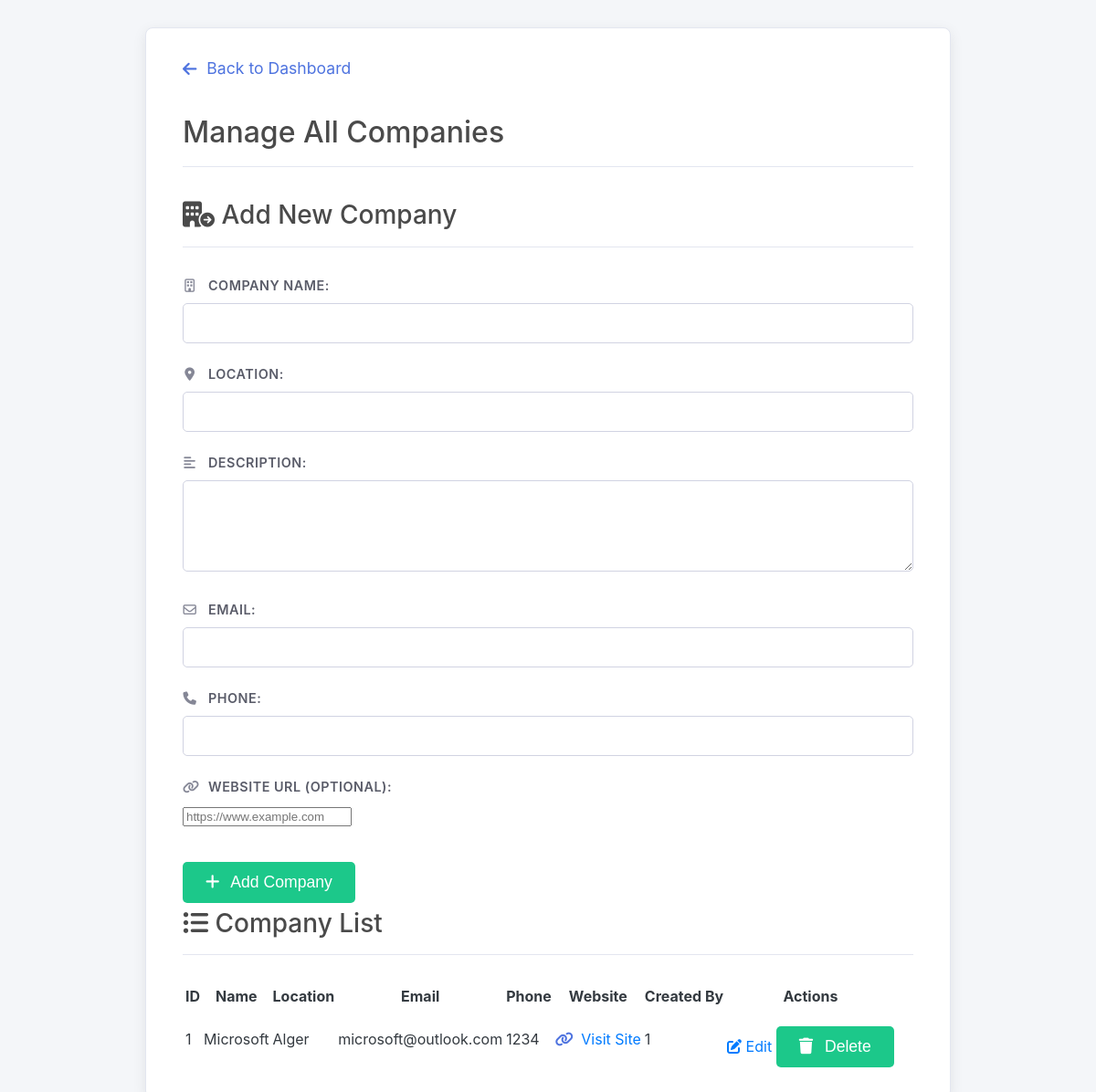
The app's page /src/Controller/companyController.php (signed in) with its own data.
### tables this page shows
CREATE TABLE `company` (
  `id_company` bigint(20) NOT NULL AUTO_INCREMENT,
  `name_company` varchar(255) NOT NULL,
  `location` text NOT NULL,
  `description` text DEFAULT NULL,
  `email` varchar(255) NOT NULL,
  `phone_number` varchar(20) NOT NULL,
  `company_url` varchar(2048) DEFAULT NULL COMMENT 'Website URL of the company',
  `company_picture` longblob DEFAULT NULL COMMENT 'Binary data of the company logo/picture',
  `company_picture_mime` varchar(50) DEFAULT NULL COMMENT 'MIME type of the company picture (e.g., image/png)',
  `number_of_students` int(11) DEFAULT 0,
  `created_at` timestamp NULL DEFAULT current_timestamp(),
  `updated_at` timestamp NULL DEFAULT current_timestamp() ON UPDATE current_timestamp(),
  `created_by_pilote_id` bigint(20) DEFAULT NULL,
  PRIMARY KEY (`id_company`),
  UNIQUE KEY `email` (`email`),
  KEY `idx_company_creator` (`created_by_pilote_id`),
  CONSTRAINT `fk_company_creator` FOREIGN KEY (`created_by_pilote_id`) REFERENCES `pilote` (`id_pilote`) ON DELETE SET NULL ON UPDATE CASCADE
);

### src/Controller/companyController.php (called while the page is built, shortened)
<?php
require_once __DIR__ . '/../../config/config.php';
require_once __DIR__ . '/../Model/company.php';
require_once __DIR__ . '/../Auth/AuthSession.php';
$loggedInUserRole = AuthSession::getUserData('user_role');
$loggedInUserId = AuthSession::getUserData('user_id');
try { $companyModel = new Company($conn); }
catch (Exception $e) { error_log("Company controller model error: " . $e->getMessage()); die("Critical error (CCM)."); }
$companies = [];
$pageTitle = "Company Management";
try {
    if ($loggedInUserRole === 'admin') {
        $companies = $companyModel->readAll();
         $pageTitle = "Manage All Companies";
    } elseif ($loggedInUserRole === 'pilote') {
        $companies = $companyModel->readAll($loggedInUserId);
         $pageTitle = "Manage My Companies";
    }
} catch (Exception $e) {
     error_log("Exception fetching company data in companyController: " . $e->getMessage());
     $errorMessage = "An unexpected error occurred while retrieving the company list.";
     $companies = [];
}
include __DIR__ . '/../View/manageCompaniesView.php';
?>

### src/Auth/AuthSession.php (called while the page is built, shortened)
<?php
class AuthSession {
    public static function getUserData(string $key) {
        return $_SESSION[$key] ?? null;
    }
}
?>

### src/Model/company.php (called while the page is built, shortened)
<?php
class Company {
    private $conn;
    public function __construct(PDO $conn) {
        $this->conn = $conn;
        $this->conn->setAttribute(PDO::ATTR_ERRMODE, PDO::ERRMODE_EXCEPTION);
    }
    public function readAll($piloteId = null) {
        try {
            $sql = "SELECT id_company, name_company, location, description, email, phone_number, company_url,
                           number_of_students, created_at, updated_at, created_by_pilote_id, company_picture_mime
                    FROM company";
            $sql .= " ORDER BY name_company ASC";
            $stmt = $this->conn->prepare($sql);
            $stmt->execute(); return $stmt->fetchAll(PDO::FETCH_ASSOC);
        } catch (PDOException $e) {
            $this->error = 'Error fetching companies.';
            error_log("DB Error readAllCompanies (PiloteID: $piloteId): " . $e->getMessage()); return false;
        }
    }
}
?>

### src/View/manageCompaniesView.php (the view, shortened to what this page needs)
<!DOCTYPE html>
<html lang="en">
<head>
    <link rel="stylesheet" type="text/css" href="../View/style.css">
    <link rel="stylesheet" href="https://cdnjs.cloudflare.com/ajax/libs/font-awesome/6.4.2/css/all.min.css">
</head>
<body>
    <div class="container">
        <a href="<?= ($loggedInUserRole === 'admin') ? '../View/admin.php' : '../View/pilote.php' ?>" class="back-link">
            <i class="fa-solid fa-arrow-left"></i> Back to Dashboard
        </a>
        <h1><?= htmlspecialchars($pageTitle) ?></h1>
         <div class="form-container">
            <h2><i class="fa-solid fa-building-circle-arrow-right"></i> Add New Company</h2>
            <form method="post" action="<?= htmlspecialchars($_SERVER['PHP_SELF']) ?>">
                 <div class="form-group"> <label for="add_name"><i class="fa-regular fa-building"></i> Company Name:</label> <input type="text" id="add_name" name="name" required> </div>
                 <div class="form-group"> <label for="add_location"><i class="fa-solid fa-location-dot"></i> Location:</label> <input type="text" id="add_location" name="location" required> </div>
                 <div class="form-group"> <label for="add_description"><i class="fa-solid fa-align-left"></i> Description:</label> <textarea id="add_description" name="description" rows="3"></textarea> </div>
                 <div class="form-group"> <label for="add_email"><i class="fa-regular fa-envelope"></i> Email:</label> <input type="email" id="add_email" name="email" required> </div>
                 <div class="form-group"> <label for="add_phone"><i class="fa-solid fa-phone"></i> Phone:</label> <input type="text" id="add_phone" name="phone" required pattern="^\+?[0-9\s\-()]+$" title="Enter a valid phone number"> </div>
                 <div class="form-group">
                     <label for="add_url"><i class="fa-solid fa-link"></i> Website URL (Optional):</label>
                     <input type="url" id="add_url" name="url" placeholder="https://www.example.com">
                 </div>
                 <button type="submit"><i class="fa-solid fa-plus"></i> Add Company</button>
             </form>
         </div>
        <section id="companies">
            <h2><i class="fa-solid fa-list-ul"></i> Company List</h2>
             <table>
                <thead>
                    <tr>
                        <th>ID</th>
                        <th>Name</th>
                        <th>Location</th>
                        <th>Email</th>
                        <th>Phone</th>
                        <th>Website</th>
                        <?php if ($loggedInUserRole === 'admin'): ?>
                            <th>Created By</th>
                        <?php endif; ?>
                        <th>Actions</th>
                    </tr>
                </thead>
                <tbody>
                    <?php if (is_array($companies) && !empty($companies)): ?>
                        <?php foreach ($companies as $company):
                            $canModify = ($loggedInUserRole === 'admin' || ($loggedInUserRole === 'pilote' && isset($company['created_by_pilote_id']) && $company['created_by_pilote_id'] == $loggedInUserId));
                        ?>
                            <tr>
                                <td><?= htmlspecialchars($company['id_company']) ?></td>
                                <td><?= htmlspecialchars($company['name_company']) ?></td>
                                <td><?= htmlspecialchars($company['location']) ?></td>
                                <td><?= htmlspecialchars($company['email']) ?></td>
                                <td><?= htmlspecialchars($company['phone_number']) ?></td>
                                <td>
                                    <?php if (!empty($company['company_url'])): ?>
                                        <a href="<?= htmlspecialchars($company['company_url']) ?>" target="_blank" rel="noopener noreferrer" title="<?= htmlspecialchars($company['company_url']) ?>">
                                            <i class="fa-solid fa-link"></i> Visit Site
                                        </a>
                                    <?php else: ?>
                                        <span style="color: #888;">N/A</span>
                                    <?php endif; ?>
                                </td>
                                <?php if ($loggedInUserRole === 'admin'): ?>
                                    <td><?= htmlspecialchars($company['created_by_pilote_id'] ?? 'Admin/Old') ?></td>
                                <?php endif; ?>
                                <td class="actions">
                                     <?php if ($canModify): ?>
                                        <a href="editCompany.php?id=<?= $company['id_company'] ?>" class="edit-btn" title="Edit Company"><i class="fa-solid fa-pen-to-square"></i> Edit</a>
                                        <form method="post" action="<?= htmlspecialchars($_SERVER['PHP_SELF']) ?>" style="display: inline;" onsubmit="return confirm('Delete company <?= htmlspecialchars(addslashes($company['name_company'])) ?>? Check related internships.');">
                                            <button type="submit" class="delete-btn" title="Delete Company"><i class="fa-solid fa-trash"></i> Delete</button>
                                        </form>
                                    <?php else: ?>
                                        <span>(View Only)</span>
                                    <?php endif; ?>
                                </td>
                            </tr>
                        <?php endforeach; ?>
                    <?php endif; ?>
                </tbody>
            </table>
        </section>
    </div>
</body>
</html>

### src/View/style.css (style rules this page uses)
body { font-family: -apple-system, BlinkMacSystemFont, "Segoe UI", Roboto, "Helvetica Neue", Arial, sans-serif; margin: 0; padding: 0; background-color: #f4f6f9; line-height: 1.6; color: #343a40; }
.container { max-width: 800px; margin: 30px auto; background-color: #ffffff; padding: 30px 40px; border-radius: 8px; box-shadow: 0 4px 15px rgba(0, 0, 0, 0.08); border: 1px solid #e3e6f0; }
h1, h2 { color: #4a4a4a; border-bottom: 1px solid #e3e6f0; padding-bottom: 12px; margin-top: 0; margin-bottom: 30px; font-weight: 500; }
h2 { font-size: 1.75em; }
a { color: #007bff; text-decoration: none; transition: color 0.2s ease; }
.back-link { display: inline-block; margin-bottom: 30px; font-size: 1.1em; color: #4e73df; }
.back-link i { margin-right: 6px; vertical-align: middle; }
.form-group { margin-bottom: 22px; }
.form-group label { display: block; margin-bottom: 8px; font-weight: 600; color: #5a5c69; font-size: 0.9em; text-transform: uppercase; letter-spacing: 0.5px; }
.form-group label i { margin-right: 8px; width: 1.1em; text-align: center; color: #858796; }
.form-group input[type="text"], .form-group input[type="email"], .form-group input[type="password"], .form-group input[type="date"], .form-group input[type="file"], .form-group select, .form-group textarea { width: 100%; padding: 12px 15px; border: 1px solid #d1d3e2; border-radius: 5px; box-sizing: border-box; font-size: 1rem; color: #6e707e; transition: border-color 0.15s ease-in-out, box-shadow 0.15s ease-in-out; background-color: #fff; }
.form-group textarea { min-height: 100px; resize: vertical; }
button[type="submit"] { background-color: #1cc88a; color: white; padding: 12px 25px; border: none; border-radius: 5px; cursor: pointer; font-size: 1.1em; font-weight: 500; transition: background-color 0.2s ease; display: inline-block; margin-top: 15px; }
button[type="submit"] i { margin-right: 8px; }

### src/View/manageCompaniesView.php (style rules this page uses)
table a i.fa-link { margin-right: 4px; color: #4e73df; }

### records on screen
company: id_company "1", name_company "Microsoft", location "Alger", email "microsoft@outlook.com", phone_number "1234", created_by_pilote "1"

### other values on screen
$pageTitle "Manage All Companies"
